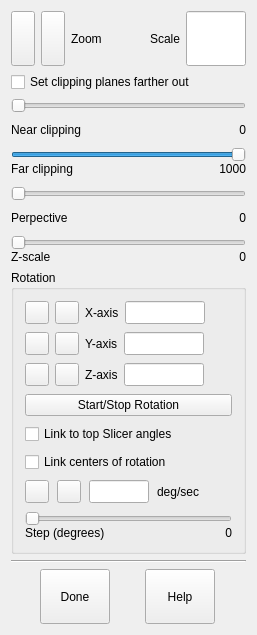
 <widget class="QWidget" name="imodvControlForm" >
  <property name="geometry" >
   <rect>
    <x>0</x>
    <y>0</y>
    <width>257</width>
    <height>635</height>
   </rect>
  </property>
  <property name="focusPolicy" >
   <enum>Qt::StrongFocus</enum>
  </property>
  <property name="windowTitle" >
   <string>3dmodv Controls</string>
  </property>
  <property name="toolTip" >
   <string>Tie model rotation to rotation in top slicer window</string>
  </property>
  <layout class="QVBoxLayout" >
   <property name="spacing" >
    <number>6</number>
   </property>
   <property name="margin" >
    <number>11</number>
   </property>
   <item>
    <layout class="QHBoxLayout" >
     <property name="spacing" >
      <number>6</number>
     </property>
     <property name="margin" >
      <number>0</number>
     </property>
     <item>
      <widget class="QToolButton" name="ToolButton5" >
       <property name="sizePolicy" >
        <sizepolicy vsizetype="Minimum" hsizetype="Minimum" >
         <horstretch>0</horstretch>
         <verstretch>0</verstretch>
        </sizepolicy>
       </property>
       <property name="minimumSize" >
        <size>
         <width>0</width>
         <height>0</height>
        </size>
       </property>
       <property name="maximumSize" >
        <size>
         <width>100</width>
         <height>100</height>
        </size>
       </property>
       <property name="toolTip" >
        <string>Increase the zoom of the display</string>
       </property>
       <property name="text" >
        <string/>
       </property>
       <property name="icon" >
        <iconset resource="3dmod.qrc" >
         <normaloff>:/uparrow.png</normaloff>:/uparrow.png</iconset>
       </property>
      </widget>
     </item>
     <item>
      <widget class="QToolButton" name="ToolButton6" >
       <property name="sizePolicy" >
        <sizepolicy vsizetype="Minimum" hsizetype="Minimum" >
         <horstretch>0</horstretch>
         <verstretch>0</verstretch>
        </sizepolicy>
       </property>
       <property name="minimumSize" >
        <size>
         <width>0</width>
         <height>0</height>
        </size>
       </property>
       <property name="maximumSize" >
        <size>
         <width>100</width>
         <height>100</height>
        </size>
       </property>
       <property name="toolTip" >
        <string>Decrease the zoom of the display</string>
       </property>
       <property name="text" >
        <string/>
       </property>
       <property name="icon" >
        <iconset resource="3dmod.qrc" >
         <normaloff>:/downarrow.png</normaloff>:/downarrow.png</iconset>
       </property>
      </widget>
     </item>
     <item>
      <widget class="QLabel" name="TextLabel1" >
       <property name="sizePolicy" >
        <sizepolicy vsizetype="Preferred" hsizetype="Preferred" >
         <horstretch>0</horstretch>
         <verstretch>0</verstretch>
        </sizepolicy>
       </property>
       <property name="text" >
        <string>Zoom</string>
       </property>
       <property name="alignment" >
        <set>Qt::AlignLeading|Qt::AlignLeft|Qt::AlignVCenter</set>
       </property>
       <property name="wordWrap" >
        <bool>false</bool>
       </property>
      </widget>
     </item>
     <item>
      <spacer name="Spacer4_2" >
       <property name="orientation" >
        <enum>Qt::Horizontal</enum>
       </property>
       <property name="sizeType" >
        <enum>QSizePolicy::Expanding</enum>
       </property>
       <property name="sizeHint" stdset="0" >
        <size>
         <width>8</width>
         <height>0</height>
        </size>
       </property>
      </spacer>
     </item>
     <item>
      <widget class="QLabel" name="TextLabel2" >
       <property name="sizePolicy" >
        <sizepolicy vsizetype="Preferred" hsizetype="Preferred" >
         <horstretch>0</horstretch>
         <verstretch>0</verstretch>
        </sizepolicy>
       </property>
       <property name="text" >
        <string>Scale</string>
       </property>
       <property name="alignment" >
        <set>Qt::AlignRight|Qt::AlignTrailing|Qt::AlignVCenter</set>
       </property>
       <property name="wordWrap" >
        <bool>false</bool>
       </property>
      </widget>
     </item>
     <item>
      <widget class="QLineEdit" name="scaleLineEdit" >
       <property name="sizePolicy" >
        <sizepolicy vsizetype="Fixed" hsizetype="Fixed" >
         <horstretch>0</horstretch>
         <verstretch>0</verstretch>
        </sizepolicy>
       </property>
       <property name="maximumSize" >
        <size>
         <width>60</width>
         <height>32767</height>
        </size>
       </property>
       <property name="focusPolicy" >
        <enum>Qt::ClickFocus</enum>
       </property>
       <property name="toolTip" >
        <string>See or enter the pixels of display per pixel of model coordinate</string>
       </property>
       <property name="alignment" >
        <set>Qt::AlignRight</set>
       </property>
      </widget>
     </item>
    </layout>
   </item>
   <item>
    <widget class="QCheckBox" name="kickCheckBox" >
     <property name="focusPolicy" >
      <enum>Qt::NoFocus</enum>
     </property>
     <property name="toolTip" >
      <string>Move extreme clipping planes (0 near, 1000 far) 10 times farther away in Z</string>
     </property>
     <property name="text" >
      <string>Set clipping planes farther out</string>
     </property>
    </widget>
   </item>
   <item>
    <layout class="QVBoxLayout" >
     <property name="spacing" >
      <number>10</number>
     </property>
     <property name="margin" >
      <number>0</number>
     </property>
     <item>
      <layout class="QVBoxLayout" >
       <property name="margin" >
        <number>0</number>
       </property>
       <item>
        <widget class="QSlider" name="nearSlider" >
         <property name="focusPolicy" >
          <enum>Qt::NoFocus</enum>
         </property>
         <property name="toolTip" >
          <string>Move the near Z clipping plane</string>
         </property>
         <property name="maximum" >
          <number>999</number>
         </property>
         <property name="pageStep" >
          <number>1</number>
         </property>
         <property name="orientation" >
          <enum>Qt::Horizontal</enum>
         </property>
        </widget>
       </item>
       <item>
        <layout class="QHBoxLayout" >
         <property name="spacing" >
          <number>6</number>
         </property>
         <property name="margin" >
          <number>0</number>
         </property>
         <item>
          <widget class="QLabel" name="TextLabel3" >
           <property name="text" >
            <string>Near clipping</string>
           </property>
           <property name="alignment" >
            <set>Qt::AlignLeading|Qt::AlignLeft|Qt::AlignVCenter</set>
           </property>
           <property name="wordWrap" >
            <bool>false</bool>
           </property>
          </widget>
         </item>
         <item>
          <widget class="QLabel" name="nearTextLabel" >
           <property name="text" >
            <string>0</string>
           </property>
           <property name="alignment" >
            <set>Qt::AlignRight|Qt::AlignTrailing|Qt::AlignVCenter</set>
           </property>
           <property name="wordWrap" >
            <bool>false</bool>
           </property>
          </widget>
         </item>
        </layout>
       </item>
      </layout>
     </item>
     <item>
      <layout class="QVBoxLayout" >
       <property name="spacing" >
        <number>0</number>
       </property>
       <property name="margin" >
        <number>0</number>
       </property>
       <item>
        <widget class="QSlider" name="farSlider" >
         <property name="focusPolicy" >
          <enum>Qt::NoFocus</enum>
         </property>
         <property name="toolTip" >
          <string>Move the far Z clipping plane</string>
         </property>
         <property name="minimum" >
          <number>1</number>
         </property>
         <property name="maximum" >
          <number>1000</number>
         </property>
         <property name="pageStep" >
          <number>1</number>
         </property>
         <property name="value" >
          <number>1000</number>
         </property>
         <property name="orientation" >
          <enum>Qt::Horizontal</enum>
         </property>
        </widget>
       </item>
       <item>
        <layout class="QHBoxLayout" >
         <property name="spacing" >
          <number>6</number>
         </property>
         <property name="margin" >
          <number>0</number>
         </property>
         <item>
          <widget class="QLabel" name="TextLabel3_2" >
           <property name="text" >
            <string>Far clipping</string>
           </property>
           <property name="alignment" >
            <set>Qt::AlignLeading|Qt::AlignLeft|Qt::AlignVCenter</set>
           </property>
           <property name="wordWrap" >
            <bool>false</bool>
           </property>
          </widget>
         </item>
         <item>
          <widget class="QLabel" name="farTextLabel" >
           <property name="text" >
            <string>1000</string>
           </property>
           <property name="alignment" >
            <set>Qt::AlignRight|Qt::AlignTrailing|Qt::AlignVCenter</set>
           </property>
           <property name="wordWrap" >
            <bool>false</bool>
           </property>
          </widget>
         </item>
        </layout>
       </item>
      </layout>
     </item>
     <item>
      <layout class="QVBoxLayout" >
       <property name="margin" >
        <number>0</number>
       </property>
       <item>
        <widget class="QSlider" name="perspectiveSlider" >
         <property name="focusPolicy" >
          <enum>Qt::NoFocus</enum>
         </property>
         <property name="toolTip" >
          <string>Select a perspective value rather than parallel projection</string>
         </property>
         <property name="maximum" >
          <number>120</number>
         </property>
         <property name="pageStep" >
          <number>1</number>
         </property>
         <property name="orientation" >
          <enum>Qt::Horizontal</enum>
         </property>
        </widget>
       </item>
       <item>
        <layout class="QHBoxLayout" >
         <property name="spacing" >
          <number>6</number>
         </property>
         <property name="margin" >
          <number>0</number>
         </property>
         <item>
          <widget class="QLabel" name="TextLabel3_3" >
           <property name="text" >
            <string>Perpective</string>
           </property>
           <property name="alignment" >
            <set>Qt::AlignLeading|Qt::AlignLeft|Qt::AlignVCenter</set>
           </property>
           <property name="wordWrap" >
            <bool>false</bool>
           </property>
          </widget>
         </item>
         <item>
          <widget class="QLabel" name="perspectiveTextLabel" >
           <property name="text" >
            <string>0</string>
           </property>
           <property name="alignment" >
            <set>Qt::AlignRight|Qt::AlignTrailing|Qt::AlignVCenter</set>
           </property>
           <property name="wordWrap" >
            <bool>false</bool>
           </property>
          </widget>
         </item>
        </layout>
       </item>
      </layout>
     </item>
     <item>
      <layout class="QVBoxLayout" >
       <property name="spacing" >
        <number>0</number>
       </property>
       <property name="margin" >
        <number>0</number>
       </property>
       <item>
        <widget class="QSlider" name="zScaleSlider" >
         <property name="focusPolicy" >
          <enum>Qt::NoFocus</enum>
         </property>
         <property name="toolTip" >
          <string>Scale the model in Z relative to X and Y</string>
         </property>
         <property name="minimum" >
          <number>10</number>
         </property>
         <property name="maximum" >
          <number>5000</number>
         </property>
         <property name="pageStep" >
          <number>5</number>
         </property>
         <property name="orientation" >
          <enum>Qt::Horizontal</enum>
         </property>
        </widget>
       </item>
       <item>
        <layout class="QHBoxLayout" >
         <property name="spacing" >
          <number>6</number>
         </property>
         <property name="margin" >
          <number>0</number>
         </property>
         <item>
          <widget class="QLabel" name="TextLabel3_4" >
           <property name="text" >
            <string>Z-scale</string>
           </property>
           <property name="alignment" >
            <set>Qt::AlignLeading|Qt::AlignLeft|Qt::AlignVCenter</set>
           </property>
           <property name="wordWrap" >
            <bool>false</bool>
           </property>
          </widget>
         </item>
         <item>
          <widget class="QLabel" name="zScaleTextLabel" >
           <property name="text" >
            <string>0</string>
           </property>
           <property name="alignment" >
            <set>Qt::AlignRight|Qt::AlignTrailing|Qt::AlignVCenter</set>
           </property>
           <property name="wordWrap" >
            <bool>false</bool>
           </property>
          </widget>
         </item>
        </layout>
       </item>
      </layout>
     </item>
    </layout>
   </item>
   <item>
    <widget class="QGroupBox" name="GroupBox2" >
     <property name="title" >
      <string>Rotation</string>
     </property>
     <layout class="QVBoxLayout" >
      <property name="spacing" >
       <number>8</number>
      </property>
      <property name="margin" >
       <number>11</number>
      </property>
      <item>
       <layout class="QHBoxLayout" >
        <property name="spacing" >
         <number>6</number>
        </property>
        <property name="margin" >
         <number>0</number>
        </property>
        <item>
         <widget class="QToolButton" name="XUpToolButton" >
          <property name="sizePolicy" >
           <sizepolicy vsizetype="Minimum" hsizetype="Minimum" >
            <horstretch>0</horstretch>
            <verstretch>0</verstretch>
           </sizepolicy>
          </property>
          <property name="focusPolicy" >
           <enum>Qt::NoFocus</enum>
          </property>
          <property name="toolTip" >
           <string>Increase rotation about X axis</string>
          </property>
          <property name="text" >
           <string/>
          </property>
          <property name="icon" >
           <iconset resource="3dmod.qrc" >
            <normaloff>:/uparrow.png</normaloff>:/uparrow.png</iconset>
          </property>
          <property name="autoRepeat" >
           <bool>true</bool>
          </property>
         </widget>
        </item>
        <item>
         <widget class="QToolButton" name="XDownToolButton" >
          <property name="focusPolicy" >
           <enum>Qt::NoFocus</enum>
          </property>
          <property name="toolTip" >
           <string>Decrease rotation about X axis</string>
          </property>
          <property name="text" >
           <string/>
          </property>
          <property name="icon" >
           <iconset resource="3dmod.qrc" >
            <normaloff>:/downarrow.png</normaloff>:/downarrow.png</iconset>
          </property>
          <property name="autoRepeat" >
           <bool>true</bool>
          </property>
         </widget>
        </item>
        <item>
         <widget class="QLabel" name="TextLabel5" >
          <property name="sizePolicy" >
           <sizepolicy vsizetype="Preferred" hsizetype="Preferred" >
            <horstretch>0</horstretch>
            <verstretch>0</verstretch>
           </sizepolicy>
          </property>
          <property name="text" >
           <string>X-axis</string>
          </property>
          <property name="wordWrap" >
           <bool>false</bool>
          </property>
         </widget>
        </item>
        <item>
         <widget class="QLineEdit" name="XLineEdit" >
          <property name="sizePolicy" >
           <sizepolicy vsizetype="Fixed" hsizetype="Fixed" >
            <horstretch>0</horstretch>
            <verstretch>0</verstretch>
           </sizepolicy>
          </property>
          <property name="maximumSize" >
           <size>
            <width>80</width>
            <height>32767</height>
           </size>
          </property>
          <property name="focusPolicy" >
           <enum>Qt::ClickFocus</enum>
          </property>
          <property name="toolTip" >
           <string>Enter a rotation about X axis</string>
          </property>
          <property name="alignment" >
           <set>Qt::AlignRight</set>
          </property>
         </widget>
        </item>
        <item>
         <spacer name="Spacer4" >
          <property name="orientation" >
           <enum>Qt::Horizontal</enum>
          </property>
          <property name="sizeType" >
           <enum>QSizePolicy::Expanding</enum>
          </property>
          <property name="sizeHint" stdset="0" >
           <size>
            <width>16</width>
            <height>0</height>
           </size>
          </property>
         </spacer>
        </item>
       </layout>
      </item>
      <item>
       <layout class="QHBoxLayout" >
        <property name="spacing" >
         <number>6</number>
        </property>
        <property name="margin" >
         <number>0</number>
        </property>
        <item>
         <widget class="QToolButton" name="YUpToolButton" >
          <property name="sizePolicy" >
           <sizepolicy vsizetype="Minimum" hsizetype="Minimum" >
            <horstretch>0</horstretch>
            <verstretch>0</verstretch>
           </sizepolicy>
          </property>
          <property name="focusPolicy" >
           <enum>Qt::NoFocus</enum>
          </property>
          <property name="toolTip" >
           <string>Increase rotation about Y axis</string>
          </property>
          <property name="text" >
           <string/>
          </property>
          <property name="icon" >
           <iconset resource="3dmod.qrc" >
            <normaloff>:/uparrow.png</normaloff>:/uparrow.png</iconset>
          </property>
          <property name="autoRepeat" >
           <bool>true</bool>
          </property>
         </widget>
        </item>
        <item>
         <widget class="QToolButton" name="YDownToolButton" >
          <property name="focusPolicy" >
           <enum>Qt::NoFocus</enum>
          </property>
          <property name="toolTip" >
           <string>Decrease rotation about Y axis</string>
          </property>
          <property name="text" >
           <string/>
          </property>
          <property name="icon" >
           <iconset resource="3dmod.qrc" >
            <normaloff>:/downarrow.png</normaloff>:/downarrow.png</iconset>
          </property>
          <property name="autoRepeat" >
           <bool>true</bool>
          </property>
         </widget>
        </item>
        <item>
         <widget class="QLabel" name="TextLabel5_2" >
          <property name="sizePolicy" >
           <sizepolicy vsizetype="Preferred" hsizetype="Preferred" >
            <horstretch>0</horstretch>
            <verstretch>0</verstretch>
           </sizepolicy>
          </property>
          <property name="text" >
           <string>Y-axis</string>
          </property>
          <property name="wordWrap" >
           <bool>false</bool>
          </property>
         </widget>
        </item>
        <item>
         <widget class="QLineEdit" name="YLineEdit" >
          <property name="sizePolicy" >
           <sizepolicy vsizetype="Fixed" hsizetype="Fixed" >
            <horstretch>0</horstretch>
            <verstretch>0</verstretch>
           </sizepolicy>
          </property>
          <property name="maximumSize" >
           <size>
            <width>80</width>
            <height>32767</height>
           </size>
          </property>
          <property name="focusPolicy" >
           <enum>Qt::ClickFocus</enum>
          </property>
          <property name="toolTip" >
           <string>Enter a rotation about Y axis</string>
          </property>
          <property name="alignment" >
           <set>Qt::AlignRight</set>
          </property>
         </widget>
        </item>
        <item>
         <spacer name="Spacer5" >
          <property name="orientation" >
           <enum>Qt::Horizontal</enum>
          </property>
          <property name="sizeType" >
           <enum>QSizePolicy::Expanding</enum>
          </property>
          <property name="sizeHint" stdset="0" >
           <size>
            <width>16</width>
            <height>0</height>
           </size>
          </property>
         </spacer>
        </item>
       </layout>
      </item>
      <item>
       <layout class="QHBoxLayout" >
        <property name="spacing" >
         <number>6</number>
        </property>
        <property name="margin" >
         <number>0</number>
        </property>
        <item>
         <widget class="QToolButton" name="ZUpToolButton" >
          <property name="sizePolicy" >
           <sizepolicy vsizetype="Minimum" hsizetype="Minimum" >
            <horstretch>0</horstretch>
            <verstretch>0</verstretch>
           </sizepolicy>
          </property>
          <property name="focusPolicy" >
           <enum>Qt::NoFocus</enum>
          </property>
          <property name="toolTip" >
           <string>Increase rotation about Z axis</string>
          </property>
          <property name="text" >
           <string/>
          </property>
          <property name="icon" >
           <iconset resource="3dmod.qrc" >
            <normaloff>:/uparrow.png</normaloff>:/uparrow.png</iconset>
          </property>
          <property name="autoRepeat" >
           <bool>true</bool>
          </property>
         </widget>
        </item>
        <item>
         <widget class="QToolButton" name="ZDownToolButton" >
          <property name="focusPolicy" >
           <enum>Qt::NoFocus</enum>
          </property>
          <property name="toolTip" >
           <string>Decrease rotation about Z axis</string>
          </property>
          <property name="text" >
           <string/>
          </property>
          <property name="icon" >
           <iconset resource="3dmod.qrc" >
            <normaloff>:/downarrow.png</normaloff>:/downarrow.png</iconset>
          </property>
          <property name="autoRepeat" >
           <bool>true</bool>
          </property>
         </widget>
        </item>
        <item>
         <widget class="QLabel" name="TextLabel5_3" >
          <property name="text" >
           <string>Z-axis</string>
          </property>
          <property name="wordWrap" >
           <bool>false</bool>
          </property>
         </widget>
        </item>
        <item>
         <widget class="QLineEdit" name="ZLineEdit" >
          <property name="sizePolicy" >
           <sizepolicy vsizetype="Fixed" hsizetype="Fixed" >
            <horstretch>0</horstretch>
            <verstretch>0</verstretch>
           </sizepolicy>
          </property>
          <property name="maximumSize" >
           <size>
            <width>80</width>
            <height>32767</height>
           </size>
          </property>
          <property name="focusPolicy" >
           <enum>Qt::ClickFocus</enum>
          </property>
          <property name="toolTip" >
           <string>Enter a rotation about Z axis</string>
          </property>
          <property name="alignment" >
           <set>Qt::AlignRight</set>
          </property>
         </widget>
        </item>
        <item>
         <spacer name="Spacer6" >
          <property name="orientation" >
           <enum>Qt::Horizontal</enum>
          </property>
          <property name="sizeType" >
           <enum>QSizePolicy::Expanding</enum>
          </property>
          <property name="sizeHint" stdset="0" >
           <size>
            <width>16</width>
            <height>0</height>
           </size>
          </property>
         </spacer>
        </item>
       </layout>
      </item>
      <item>
       <widget class="QPushButton" name="PushButton3" >
        <property name="focusPolicy" >
         <enum>Qt::NoFocus</enum>
        </property>
        <property name="toolTip" >
         <string>Start or stop continuous rotation (push arrow key next to start)</string>
        </property>
        <property name="text" >
         <string>Start/Stop Rotation</string>
        </property>
       </widget>
      </item>
      <item>
       <widget class="QCheckBox" name="linkSlicerCheckBox" >
        <property name="focusPolicy" >
         <enum>Qt::NoFocus</enum>
        </property>
        <property name="text" >
         <string>Link to top Slicer angles</string>
        </property>
       </widget>
      </item>
      <item>
       <widget class="QCheckBox" name="linkCentersCheckBox" >
        <property name="focusPolicy" >
         <enum>Qt::NoFocus</enum>
        </property>
        <property name="toolTip" >
         <string>Rotate slicer plane around model view center of rotation</string>
        </property>
        <property name="text" >
         <string>Link centers of rotation</string>
        </property>
       </widget>
      </item>
      <item>
       <layout class="QHBoxLayout" >
        <item>
         <widget class="QToolButton" name="SpeedUpToolButton" >
          <property name="sizePolicy" >
           <sizepolicy vsizetype="Minimum" hsizetype="Minimum" >
            <horstretch>0</horstretch>
            <verstretch>0</verstretch>
           </sizepolicy>
          </property>
          <property name="focusPolicy" >
           <enum>Qt::NoFocus</enum>
          </property>
          <property name="toolTip" >
           <string>Increase speed of rotation</string>
          </property>
          <property name="text" >
           <string/>
          </property>
          <property name="icon" >
           <iconset resource="3dmod.qrc" >
            <normaloff>:/uparrow.png</normaloff>:/uparrow.png</iconset>
          </property>
          <property name="autoRepeat" >
           <bool>true</bool>
          </property>
         </widget>
        </item>
        <item>
         <widget class="QToolButton" name="SpeedDownToolButton" >
          <property name="focusPolicy" >
           <enum>Qt::NoFocus</enum>
          </property>
          <property name="toolTip" >
           <string>Decrease speed of rotation</string>
          </property>
          <property name="text" >
           <string/>
          </property>
          <property name="icon" >
           <iconset resource="3dmod.qrc" >
            <normaloff>:/downarrow.png</normaloff>:/downarrow.png</iconset>
          </property>
          <property name="autoRepeat" >
           <bool>true</bool>
          </property>
         </widget>
        </item>
        <item>
         <widget class="QLineEdit" name="speedLineEdit" >
          <property name="sizePolicy" >
           <sizepolicy vsizetype="Fixed" hsizetype="Fixed" >
            <horstretch>0</horstretch>
            <verstretch>0</verstretch>
           </sizepolicy>
          </property>
          <property name="maximumSize" >
           <size>
            <width>60</width>
            <height>32767</height>
           </size>
          </property>
          <property name="focusPolicy" >
           <enum>Qt::ClickFocus</enum>
          </property>
          <property name="toolTip" >
           <string>Enter a rotation speed in degrees per second</string>
          </property>
          <property name="alignment" >
           <set>Qt::AlignRight</set>
          </property>
         </widget>
        </item>
        <item>
         <widget class="QLabel" name="textLabel1" >
          <property name="text" >
           <string>deg/sec</string>
          </property>
          <property name="wordWrap" >
           <bool>false</bool>
          </property>
         </widget>
        </item>
        <item>
         <spacer name="Spacer6_2" >
          <property name="orientation" >
           <enum>Qt::Horizontal</enum>
          </property>
          <property name="sizeType" >
           <enum>QSizePolicy::Expanding</enum>
          </property>
          <property name="sizeHint" stdset="0" >
           <size>
            <width>10</width>
            <height>16</height>
           </size>
          </property>
         </spacer>
        </item>
       </layout>
      </item>
      <item>
       <layout class="QVBoxLayout" >
        <property name="spacing" >
         <number>0</number>
        </property>
        <property name="margin" >
         <number>0</number>
        </property>
        <item>
         <widget class="QSlider" name="degreesSlider" >
          <property name="focusPolicy" >
           <enum>Qt::NoFocus</enum>
          </property>
          <property name="toolTip" >
           <string>Set step size of rotation</string>
          </property>
          <property name="minimum" >
           <number>1</number>
          </property>
          <property name="maximum" >
           <number>100</number>
          </property>
          <property name="pageStep" >
           <number>1</number>
          </property>
          <property name="orientation" >
           <enum>Qt::Horizontal</enum>
          </property>
         </widget>
        </item>
        <item>
         <layout class="QHBoxLayout" >
          <property name="spacing" >
           <number>6</number>
          </property>
          <property name="margin" >
           <number>0</number>
          </property>
          <item>
           <widget class="QLabel" name="TextLabel3_4_2" >
            <property name="text" >
             <string>Step (degrees)</string>
            </property>
            <property name="alignment" >
             <set>Qt::AlignLeading|Qt::AlignLeft|Qt::AlignVCenter</set>
            </property>
            <property name="wordWrap" >
             <bool>false</bool>
            </property>
           </widget>
          </item>
          <item>
           <widget class="QLabel" name="degreesTextLabel" >
            <property name="text" >
             <string>0</string>
            </property>
            <property name="alignment" >
             <set>Qt::AlignRight|Qt::AlignTrailing|Qt::AlignVCenter</set>
            </property>
            <property name="wordWrap" >
             <bool>false</bool>
            </property>
           </widget>
          </item>
         </layout>
        </item>
       </layout>
      </item>
     </layout>
    </widget>
   </item>
   <item>
    <widget class="Line" name="Line1" >
     <property name="frameShape" >
      <enum>QFrame::HLine</enum>
     </property>
     <property name="frameShadow" >
      <enum>QFrame::Sunken</enum>
     </property>
    </widget>
   </item>
   <item>
    <layout class="QHBoxLayout" >
     <property name="spacing" >
      <number>6</number>
     </property>
     <property name="margin" >
      <number>0</number>
     </property>
     <item>
      <widget class="QPushButton" name="OKButton" >
       <property name="sizePolicy" >
        <sizepolicy vsizetype="Fixed" hsizetype="Fixed" >
         <horstretch>0</horstretch>
         <verstretch>0</verstretch>
        </sizepolicy>
       </property>
       <property name="maximumSize" >
        <size>
         <width>70</width>
         <height>32767</height>
        </size>
       </property>
       <property name="focusPolicy" >
        <enum>Qt::NoFocus</enum>
       </property>
       <property name="toolTip" >
        <string>Close this dialog box</string>
       </property>
       <property name="text" >
        <string>Done</string>
       </property>
       <property name="autoDefault" >
        <bool>false</bool>
       </property>
      </widget>
     </item>
     <item>
      <widget class="QPushButton" name="helpButton" >
       <property name="sizePolicy" >
        <sizepolicy vsizetype="Fixed" hsizetype="Fixed" >
         <horstretch>0</horstretch>
         <verstretch>0</verstretch>
        </sizepolicy>
       </property>
       <property name="maximumSize" >
        <size>
         <width>70</width>
         <height>32767</height>
        </size>
       </property>
       <property name="focusPolicy" >
        <enum>Qt::NoFocus</enum>
       </property>
       <property name="toolTip" >
        <string>Open help window</string>
       </property>
       <property name="text" >
        <string>Help</string>
       </property>
       <property name="autoDefault" >
        <bool>false</bool>
       </property>
      </widget>
     </item>
    </layout>
   </item>
  </layout>
 </widget>
